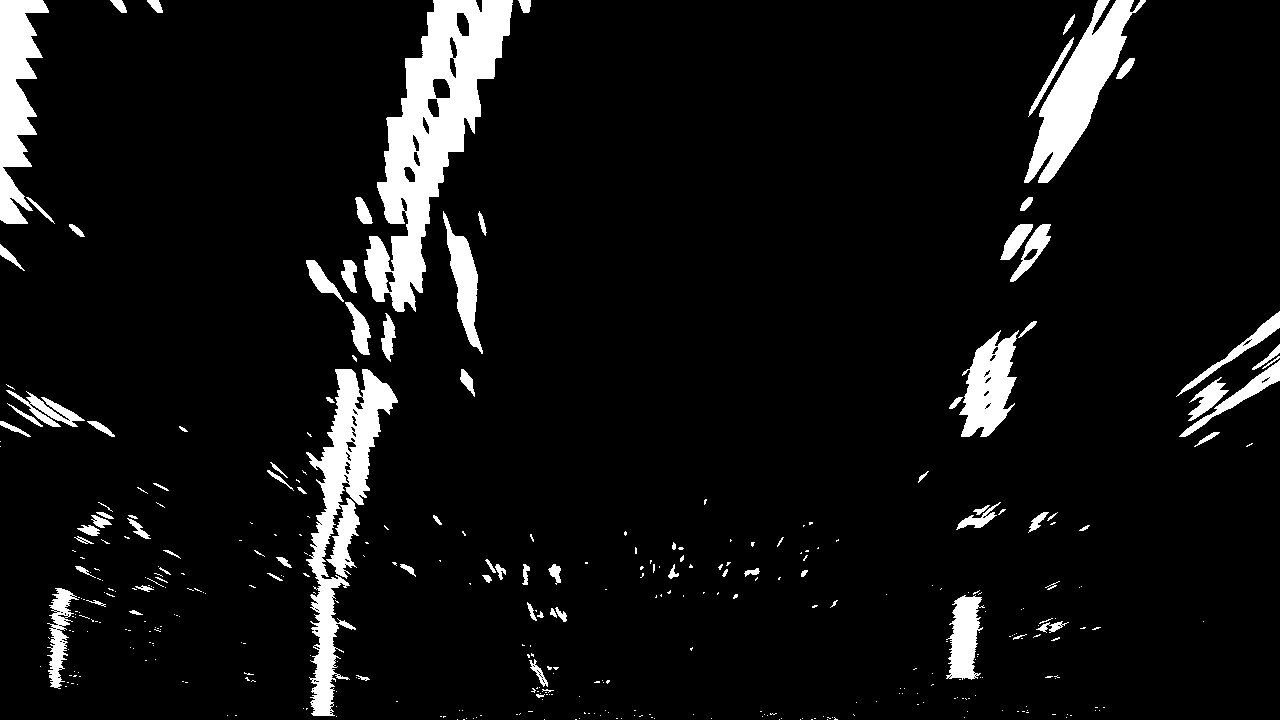
#> input picture test_images/warped-example.jpg, 1280 x 720 px
$ jupyter execute 'Finding Lane Lines (Lesson 33).ipynb'   (Python 2 division)   (older library calls are emulated)
#> lines starting #> are read from the running program, lines starting #| are printed output that depends on the picture
### Finding Lane Lines (Lesson 33)

[cell 1]
import numpy as np
import cv2
import matplotlib.pyplot as plt
import matplotlib.image as mpimg

[cell 2]
img = mpimg.imread('./test_images/warped-example.jpg', cv2.IMREAD_UNCHANGED)
#> img is the input picture: shape (720, 1280); min 0, max 255, mean 18.5
plt.imshow(img, cmap="gray")
plt.show()

[cell 3]
histogram = np.sum(img[img.shape[0]/2:,:], axis=0)
#> histogram = 1280 values, max 62445 at index 327, min 0 at index 208, mean 5170.2
plt.plot(histogram)
plt.show()
#> figure, not shown here; curve peaks at x = 327, y = 62445

#### Implement Sliding Windows and Fit a Polynomial

Suppose you've got a warped binary image called binary_warped and you want to find which **"hot" pixels** are associated with the lane lines. Here's a basic implementation of the method shown in the animation above. You should think about how you could improve this implementation to make sure you can find the lines as robustly as possible!

[cell 4]
binary_warped = img

# Assuming you have crated a warped binary image called "binary_warped"
# Take a historgram of the bottom half of the image
histogram = np.sum(binary_warped[binary_warped.shape[0]/2:, :], axis=0)
# plt.plot(histogram)
# plt.show()

out_img = np.dstack((binary_warped, binary_warped, binary_warped)) *255
# plt.imshow(out_img)
# plt.show()

# Find the peak of the left and right halves of the histogram
# These will be the starting point for the left and right lines
midpoint = np.int(histogram.shape[0]/2)
#> midpoint = 640
leftx_base = np.argmax(histogram[:midpoint])
#> leftx_base = 327
rightx_base = np.argmax(histogram[midpoint:]) + midpoint
#> rightx_base = 971
print(midpoint, leftx_base, rightx_base)
#| 640 327 971

# Choose the number of sliding windows
nwindows = 9

# Set height of windows
window_height = np.int(binary_warped.shape[0]/nwindows)
#> window_height = 80

# Identify the x and y positions of all nonzero pixels in the image
nonzero = binary_warped.nonzero()
#> nonzero = 89486 positions, rows 0 to 719, columns 0 to 1279
nonzeroy = np.array(nonzero[0])
nonzerox = np.array(nonzero[1])

# Current positions to be updated for each window
leftx_current = leftx_base
#> leftx_current = 327
rightx_current = rightx_base
#> rightx_current = 971

# Set the width of the windows +/- margin
margin = 100

# set minimum number of pixesl found to recenter window
minpix = 50

# Create empty lists to receive left and right lane pixel indeces
left_lane_inds = []
right_lane_inds = []

[cell 5]
# Step through the windows one by one
for window in range(nwindows):
    # Identify window boundaries in x and y (and right and left)
    win_y_low = binary_warped.shape[0] - (window+1)*window_height
    win_y_high = binary_warped.shape[0] - window*window_height
    win_xleft_low = leftx_current - margin
    win_xleft_high = leftx_current + margin
    win_xright_low = rightx_current - margin
    win_xright_high = rightx_current + margin

    # Draw the windows on the visualization image
    cv2.rectangle(out_img,(win_xleft_low,win_y_low),(win_xleft_high,win_y_high),(0,255,0), 2)
    cv2.rectangle(out_img,(win_xright_low,win_y_low),(win_xright_high,win_y_high),(0,255,0), 2)

    # Identify the nonzero pixels in x and y within the window
    good_left_inds = ((nonzeroy >= win_y_low) & (nonzeroy < win_y_high) & (nonzerox >= win_xleft_low) & (nonzerox < win_xleft_high)).nonzero()[0]
    good_right_inds = ((nonzeroy >= win_y_low) & (nonzeroy < win_y_high) & (nonzerox >= win_xright_low) & (nonzerox < win_xright_high)).nonzero()[0]

    # Append these indices to the lists
    left_lane_inds.append(good_left_inds)
    right_lane_inds.append(good_right_inds)

    # If you found > minpix pixels, recenter next window on their mean position
    if len(good_left_inds) > minpix:
        leftx_current = np.int(np.mean(nonzerox[good_left_inds]))
    if len(good_right_inds) > minpix:
        rightx_current = np.int(np.mean(nonzerox[good_right_inds]))
#> this loop made 9 passes
#> (win_xleft_low, win_xleft_high, win_xright_low, win_xright_high, leftx_current, rightx_current) on passes 1 to 9: (227, 427, 871, 1071, 319, 968), (219, 419, 868, 1068, 327, 989), (227, 427, 889, 1089, 329, 1002), (229, 429, 902, 1102, 344, 977), (244, 444, 877, 1077, 366, 992), (266, 466, 892, 1092, 391, 1021), (291, 491, 921, 1121, 411, 1036), (311, 511, 936, 1136, 432, 1063), (332, 532, 963, 1163, 462, 1097)
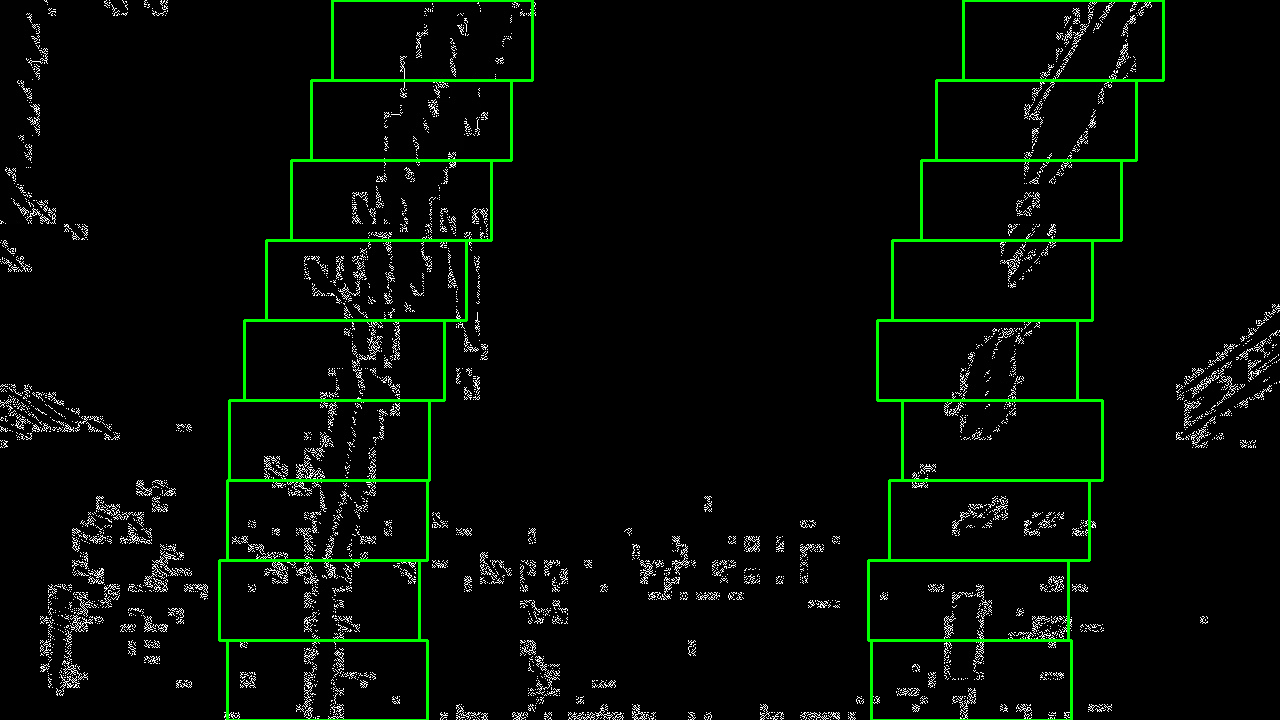
#> out_img: shape (720, 1280, 3); mean of channels 0, 1, 2 6.2, 11.7, 6.2; drawn as R, G, B
#> after the loop, left_lane_inds = 9 items; right_lane_inds = 9 items

# Concatenate the arrays of indices
left_lane_inds = np.concatenate(left_lane_inds)
right_lane_inds = np.concatenate(right_lane_inds)

# Extract left and right line pixel positions
leftx = nonzerox[left_lane_inds]
lefty = nonzeroy[left_lane_inds]
rightx = nonzerox[right_lane_inds]
righty = nonzeroy[right_lane_inds]

# Fit a second order polynomial to each
left_fit = np.polyfit(lefty, leftx, 2)
#> left_fit = [0.000223, -0.391, 478.1]
right_fit = np.polyfit(righty, rightx, 2)
#> right_fit = [0.00042, -0.48, 1115.2]
print(left_fit, right_fit)
#| [ 2.23090058e-04 -3.90812851e-01  4.78139852e+02] [ 4.19709859e-04 -4.79568379e-01  1.11522544e+03]

[cell 6]
# Generate x and y values for plotting
ploty = np.linspace(0, binary_warped.shape[0]-1, binary_warped.shape[0] )
#> ploty = 720 values from 0 to 719
left_fitx = left_fit[0]*ploty**2 + left_fit[1]*ploty + left_fit[2]
#> left_fitx = 720 values, max 478.1 at index 0, min 312.5 at index 719, mean 376.1
right_fitx = right_fit[0]*ploty**2 + right_fit[1]*ploty + right_fit[2]
#> right_fitx = 720 values, max 1115.2 at index 0, min 978.2 at index 571, mean 1015.2

out_img[nonzeroy[left_lane_inds], nonzerox[left_lane_inds]] = [255, 0, 0]
out_img[nonzeroy[right_lane_inds], nonzerox[right_lane_inds]] = [0, 0, 255]
plt.imshow(out_img)
plt.plot(left_fitx, ploty, color='yellow')
plt.plot(right_fitx, ploty, color='yellow')
plt.xlim(0, 1280)
plt.ylim(720, 0)
plt.show()

#### Skip the sliding windows step once you know where the lines are
Now you know where the lines are you have a fit! In the next frame of video you don't need to do a blind search again, but instead you can just search in a margin around the previous line position like this:

[cell 7]
# Create an image to draw on and an image to show the selection window
out_img = np.dstack((binary_warped, binary_warped, binary_warped))*255
window_img = np.zeros_like(out_img)

# Color in left and right line pixels
out_img[nonzeroy[left_lane_inds], nonzerox[left_lane_inds]] = [255, 0, 0]
out_img[nonzeroy[right_lane_inds], nonzerox[right_lane_inds]] = [0, 0, 255]

# Generate a polygon to illustrate the search window area
# And recast the x and y points into usable format for cv2.fillPoly()
left_line_window1 = np.array([np.transpose(np.vstack([left_fitx-margin, ploty]))])
#> left_line_window1 = 720 pairs, first value 212.5 to 378.1, second value 0 to 719
left_line_window2 = np.array([np.flipud(np.transpose(np.vstack([left_fitx+margin, ploty])))])
#> left_line_window2 = 720 pairs, first value 412.5 to 578.1, second value 0 to 719
left_line_pts = np.hstack((left_line_window1, left_line_window2))
#> left_line_pts = 1440 pairs, first value 212.5 to 578.1, second value 0 to 719
right_line_window1 = np.array([np.transpose(np.vstack([right_fitx-margin, ploty]))])
#> right_line_window1 = 720 pairs, first value 878.2 to 1015.2, second value 0 to 719
right_line_window2 = np.array([np.flipud(np.transpose(np.vstack([right_fitx+margin, ploty])))])
#> right_line_window2 = 720 pairs, first value 1078.2 to 1215.2, second value 0 to 719
right_line_pts = np.hstack((right_line_window1, right_line_window2))
#> right_line_pts = 1440 pairs, first value 878.2 to 1215.2, second value 0 to 719

# Draw the lane onto the warped blank image
cv2.fillPoly(window_img, np.int_([left_line_pts]), (0,255, 0))
cv2.fillPoly(window_img, np.int_([right_line_pts]), (0,255, 0))
#> window_img: shape (720, 1280, 3); mean of channels 0, 1, 2 0, 80.1, 0
result = cv2.addWeighted(out_img, 1, window_img, 0.3, 0)

plt.imshow(result)
plt.plot(left_fitx, ploty, color='yellow')
plt.plot(right_fitx, ploty, color='yellow')
plt.xlim(0, 1280)
plt.ylim(720, 0)
plt.show()

### Testing Output from Project 4

[cell 8]
img = mpimg.imread('./output_images/warped_straight_lines1-single.jpg', cv2.IMREAD_UNCHANGED)
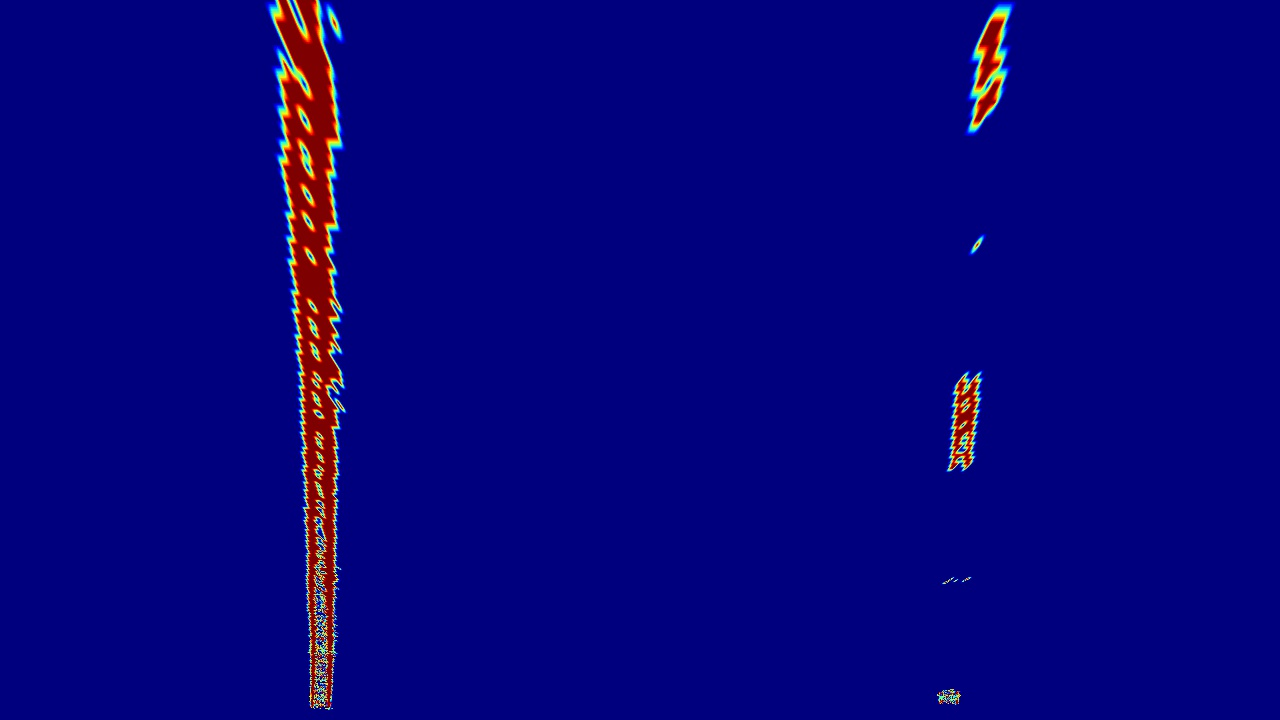
#> input picture output_images/warped_straight_lines1-single.jpg, 1280 x 720 px
#> img is the input picture: shape (720, 1280, 3); mean R, G, B 5.4, 2.9, 123.6
gray = cv2.cvtColor(img, cv2.COLOR_RGB2GRAY)
plt.imshow(gray, cmap="gray")
plt.show()

[cell 9]
histogram = np.sum(gray[gray.shape[0]/2:,:], axis=0)
#> histogram = 1280 values, max 37669 at index 317, min 5040 at index 0, mean 5902.6
plt.plot(histogram)
plt.show()
#> figure, not shown here; curve peaks at x = 317, y = 37669

[cell 10]
binary_warped = gray
# binary_warped = img

# Assuming you have crated a warped binary image called "binary_warped"
# Take a historgram of the bottom half of the image
histogram = np.sum(binary_warped[binary_warped.shape[0]/2:, :], axis=0)
# plt.plot(histogram)
# plt.show()

out_img = np.dstack((binary_warped, binary_warped, binary_warped)) *255
# plt.imshow(out_img)
# plt.show()

# Find the peak of the left and right halves of the histogram
# These will be the starting point for the left and right lines
midpoint = np.int(histogram.shape[0]/2)
leftx_base = np.argmax(histogram[:midpoint])
#> leftx_base = 317
rightx_base = np.argmax(histogram[midpoint:]) + midpoint
#> rightx_base = 954
print(midpoint, leftx_base, rightx_base)
#| 640 317 954

# Choose the number of sliding windows
nwindows = 9

# Set height of windows
window_height = np.int(binary_warped.shape[0]/nwindows)

# Identify the x and y positions of all nonzero pixels in the image
nonzero = binary_warped.nonzero()
#> nonzero = 921600 positions, rows 0 to 719, columns 0 to 1279
nonzeroy = np.array(nonzero[0])
nonzerox = np.array(nonzero[1])

# Current positions to be updated for each window
leftx_current = leftx_base
#> leftx_current = 317
rightx_current = rightx_base
#> rightx_current = 954

# Set the width of the windows +/- margin
margin = 100

# set minimum number of pixesl found to recenter window
minpix = 50

# Create empty lists to receive left and right lane pixel indeces
left_lane_inds = []
right_lane_inds = []
# Previous Example: 640 327 971

[cell 11]
# Step through the windows one by one
for window in range(nwindows):
    # Identify window boundaries in x and y (and right and left)
    win_y_low = binary_warped.shape[0] - (window+1)*window_height
    win_y_high = binary_warped.shape[0] - window*window_height
    win_xleft_low = leftx_current - margin
    win_xleft_high = leftx_current + margin
    win_xright_low = rightx_current - margin
    win_xright_high = rightx_current + margin

    # Draw the windows on the visualization image
    cv2.rectangle(out_img,(win_xleft_low,win_y_low),(win_xleft_high,win_y_high),(0,255,0), 2)
    cv2.rectangle(out_img,(win_xright_low,win_y_low),(win_xright_high,win_y_high),(0,255,0), 2)

    # Identify the nonzero pixels in x and y within the window
    good_left_inds = ((nonzeroy >= win_y_low) & (nonzeroy < win_y_high) & (nonzerox >= win_xleft_low) & (nonzerox < win_xleft_high)).nonzero()[0]
    good_right_inds = ((nonzeroy >= win_y_low) & (nonzeroy < win_y_high) & (nonzerox >= win_xright_low) & (nonzerox < win_xright_high)).nonzero()[0]

    # Append these indices to the lists
    left_lane_inds.append(good_left_inds)
    right_lane_inds.append(good_right_inds)

    # If you found > minpix pixels, recenter next window on their mean position
    if len(good_left_inds) > minpix:
        leftx_current = np.int(np.mean(nonzerox[good_left_inds]))
    if len(good_right_inds) > minpix:
        rightx_current = np.int(np.mean(nonzerox[good_right_inds]))
#> this loop made 9 passes
#> (win_xleft_low, win_xleft_high, win_xright_low, win_xright_high, leftx_current, rightx_current) on passes 1 to 9: (217, 417, 854, 1054, 316, 953), (216, 416, 853, 1053, 315, 952), (215, 415, 852, 1052, 314, 951), (214, 414, 851, 1051, 313, 950), (213, 413, 850, 1050, 312, 949), (212, 412, 849, 1049, 311, 948), (211, 411, 848, 1048, 310, 947), (210, 410, 847, 1047, 309, 946), (209, 409, 846, 1046, 308, 945)
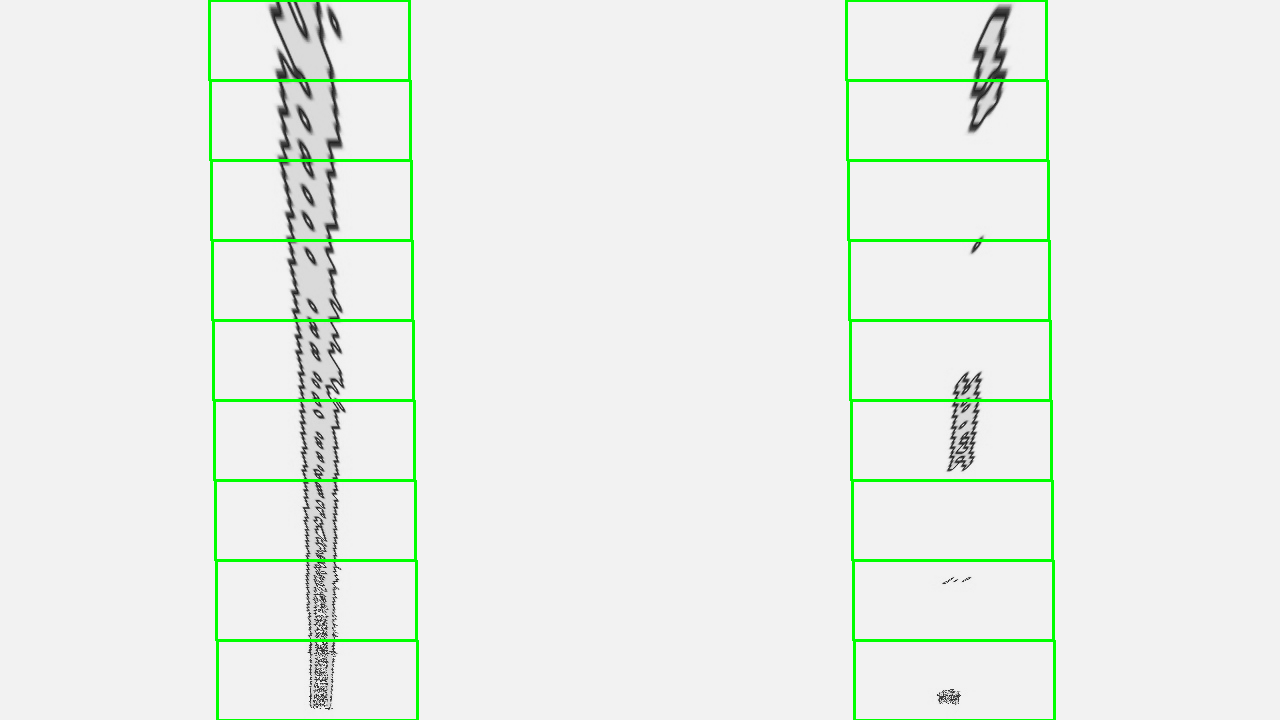
#> out_img: shape (720, 1280, 3); mean of channels 0, 1, 2 234, 239.3, 234; drawn as R, G, B

# Concatenate the arrays of indices
left_lane_inds = np.concatenate(left_lane_inds)
right_lane_inds = np.concatenate(right_lane_inds)

# Extract left and right line pixel positions
leftx = nonzerox[left_lane_inds]
lefty = nonzeroy[left_lane_inds]
rightx = nonzerox[right_lane_inds]
righty = nonzeroy[right_lane_inds]

# Fit a second order polynomial to each
left_fit = np.polyfit(lefty, leftx, 2)
#> left_fit = [1.16e-18, 0.0123, 308.1]
right_fit = np.polyfit(righty, rightx, 2)
#> right_fit = [6.18e-18, 0.0123, 945.1]
print(left_fit, right_fit)
#| [1.15916321e-18 1.23457028e-02 3.08061720e+02] [6.18007942e-18 1.23457028e-02 9.45061720e+02]

[cell 12]
# Generate x and y values for plotting
ploty = np.linspace(0, binary_warped.shape[0]-1, binary_warped.shape[0] )
left_fitx = left_fit[0]*ploty**2 + left_fit[1]*ploty + left_fit[2]
#> left_fitx = 720 values from 308.1 to 316.9
right_fitx = right_fit[0]*ploty**2 + right_fit[1]*ploty + right_fit[2]
#> right_fitx = 720 values from 945.1 to 953.9

out_img[nonzeroy[left_lane_inds], nonzerox[left_lane_inds]] = [255, 0, 0]
out_img[nonzeroy[right_lane_inds], nonzerox[right_lane_inds]] = [0, 0, 255]
plt.imshow(out_img)
plt.plot(left_fitx, ploty, color='yellow')
plt.plot(right_fitx, ploty, color='yellow')
plt.xlim(0, 1280)
plt.ylim(720, 0)
plt.show()

[cell 13]
# Create an image to draw on and an image to show the selection window
out_img = np.dstack((binary_warped, binary_warped, binary_warped))*255
window_img = np.zeros_like(out_img)

# Color in left and right line pixels
out_img[nonzeroy[left_lane_inds], nonzerox[left_lane_inds]] = [255, 0, 0]
out_img[nonzeroy[right_lane_inds], nonzerox[right_lane_inds]] = [0, 0, 255]

# Generate a polygon to illustrate the search window area
# And recast the x and y points into usable format for cv2.fillPoly()
left_line_window1 = np.array([np.transpose(np.vstack([left_fitx-margin, ploty]))])
#> left_line_window1 = 720 pairs, first value 208.1 to 216.9, second value 0 to 719
left_line_window2 = np.array([np.flipud(np.transpose(np.vstack([left_fitx+margin, ploty])))])
#> left_line_window2 = 720 pairs, first value 408.1 to 416.9, second value 0 to 719
left_line_pts = np.hstack((left_line_window1, left_line_window2))
#> left_line_pts = 1440 pairs, first value 208.1 to 416.9, second value 0 to 719
right_line_window1 = np.array([np.transpose(np.vstack([right_fitx-margin, ploty]))])
#> right_line_window1 = 720 pairs, first value 845.1 to 853.9, second value 0 to 719
right_line_window2 = np.array([np.flipud(np.transpose(np.vstack([right_fitx+margin, ploty])))])
#> right_line_window2 = 720 pairs, first value 1045.1 to 1053.9, second value 0 to 719
right_line_pts = np.hstack((right_line_window1, right_line_window2))
#> right_line_pts = 1440 pairs, first value 845.1 to 1053.9, second value 0 to 719

# Draw the lane onto the warped blank image
cv2.fillPoly(window_img, np.int_([left_line_pts]), (0,255, 0))
cv2.fillPoly(window_img, np.int_([right_line_pts]), (0,255, 0))
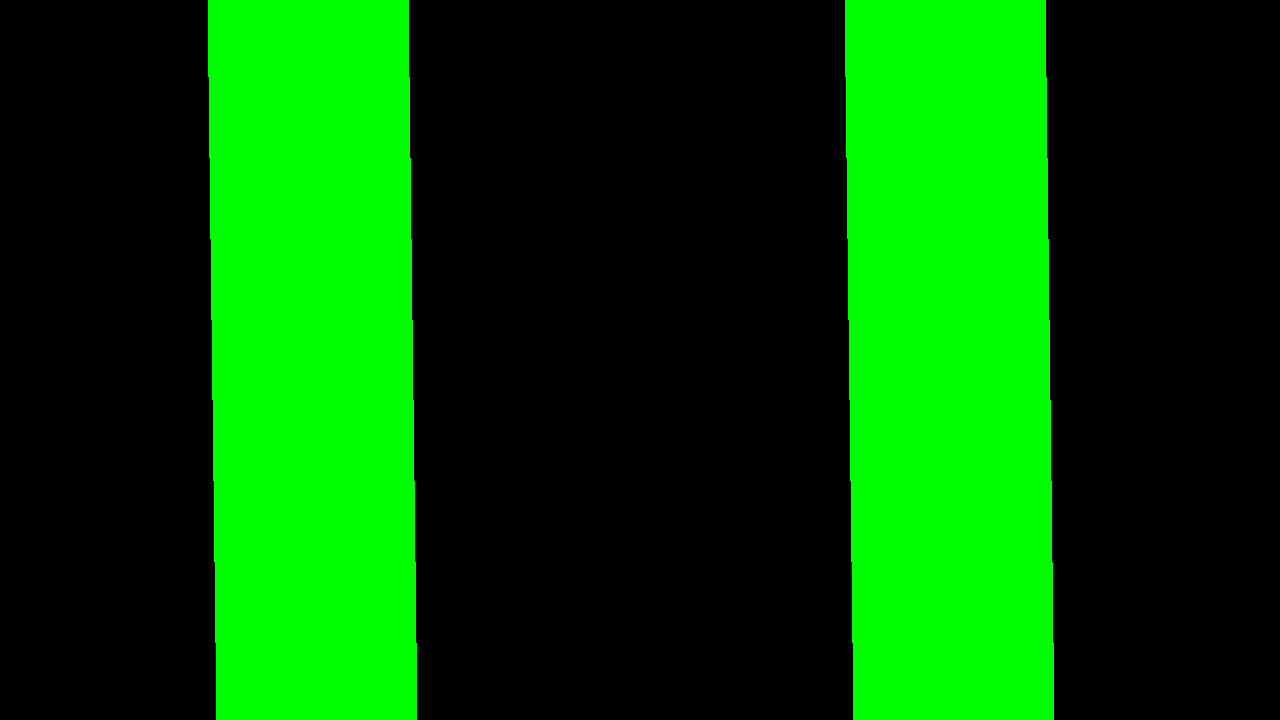
#> window_img: shape (720, 1280, 3); mean of channels 0, 1, 2 0, 80.1, 0; drawn as R, G, B
result = cv2.addWeighted(out_img, 1, window_img, 0.3, 0)

plt.imshow(result)
plt.plot(left_fitx, ploty, color='yellow')
plt.plot(right_fitx, ploty, color='yellow')
plt.xlim(0, 1280)
plt.ylim(720, 0)
plt.show()
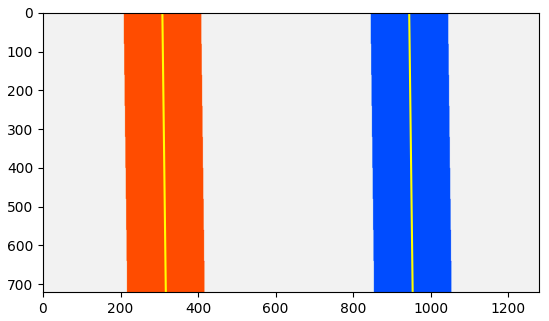
#> figure drawn by matplotlib, 1 panel
